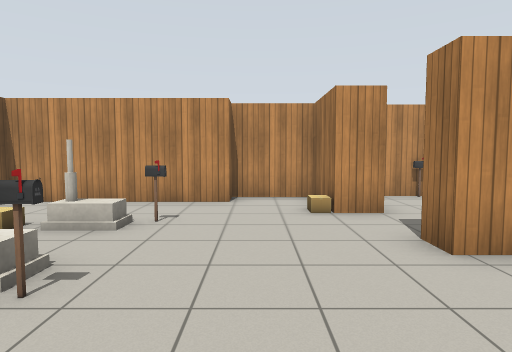
[1] (above)

17 first-person views from a walk through a world built for the Gazebo simulator. The camera is 1.2 m above the floor, tilts 4° down and sees 75° across. The lines on the ground mark 1 m squares. The floor is counted in squares, 1 m on a side. Each view is taken from the middle of a square. On the plan, view 1 faces up. The plan holds only what a view shows up to about 14 squares ahead; the rest is blank. Simple patterns stand in for the simulator's built-in surfaces. Some stock models are drawn as simple stand-ins.

[2]
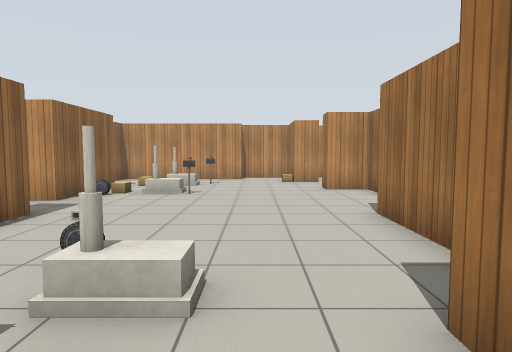

[3]
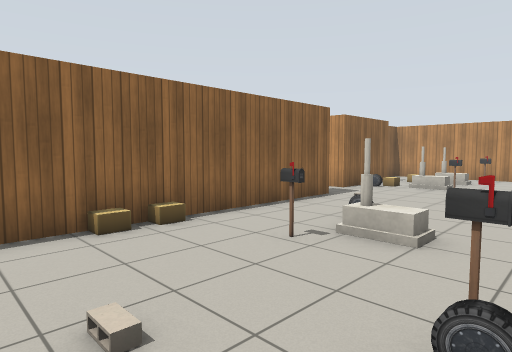

[4]
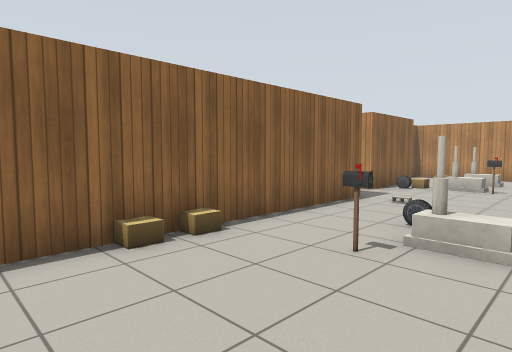

[5]
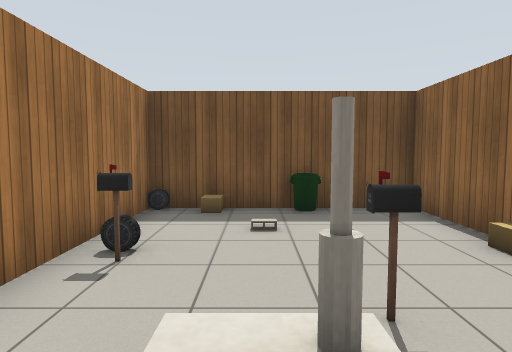

[6]
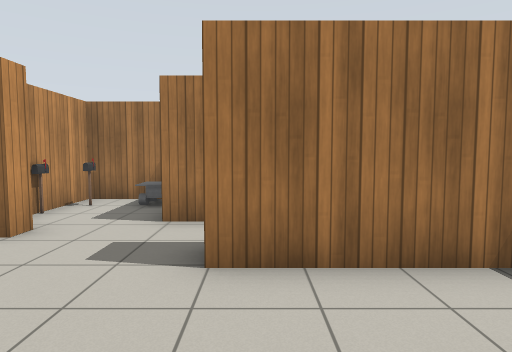

[7]
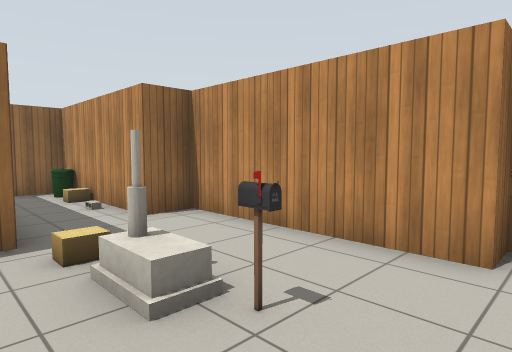

[8]
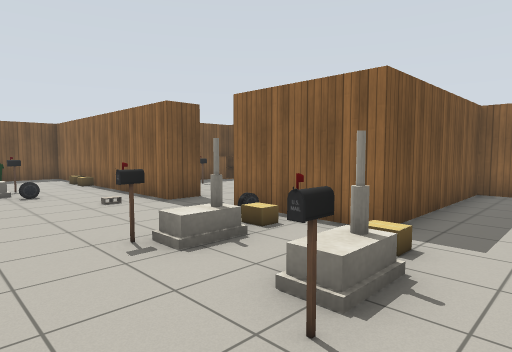

[9]
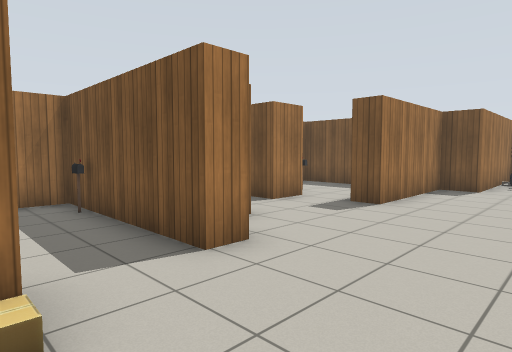

[10]
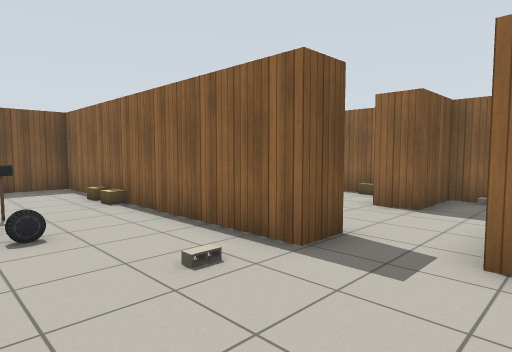

[11]
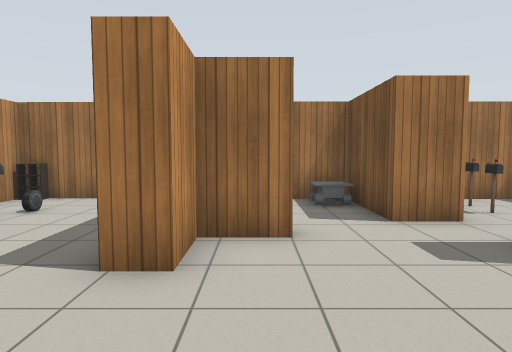

[12]
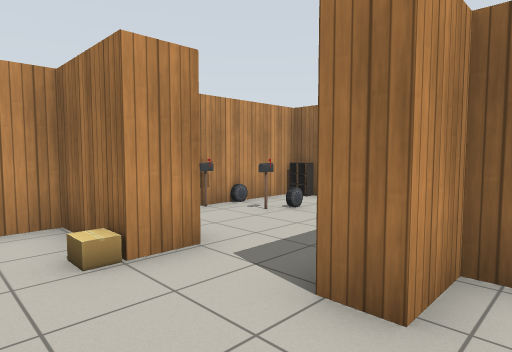

[13]
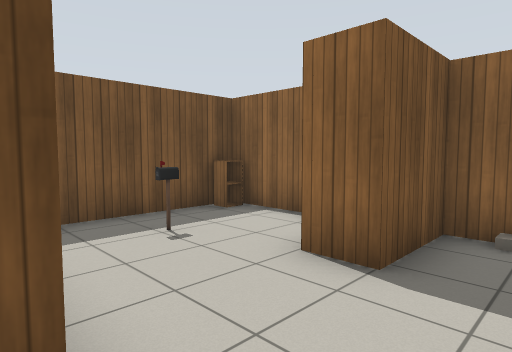

[14]
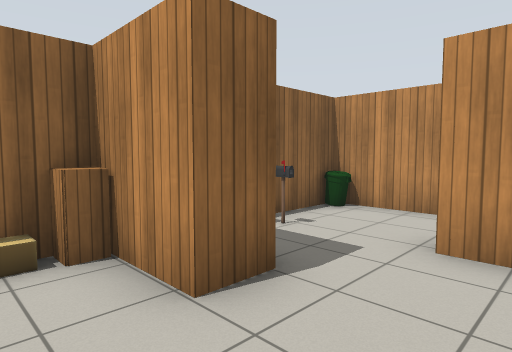

[15]
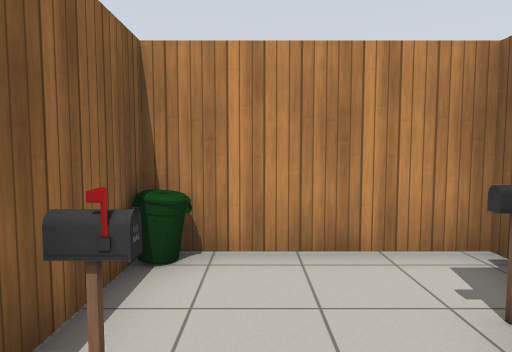

[16]
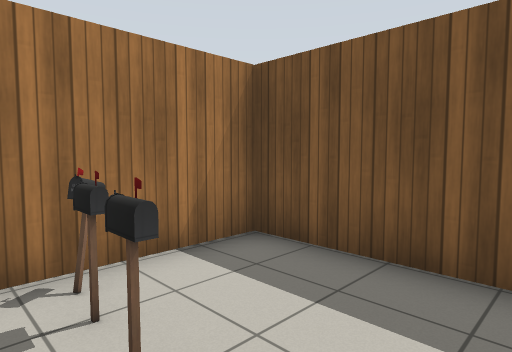

[17]
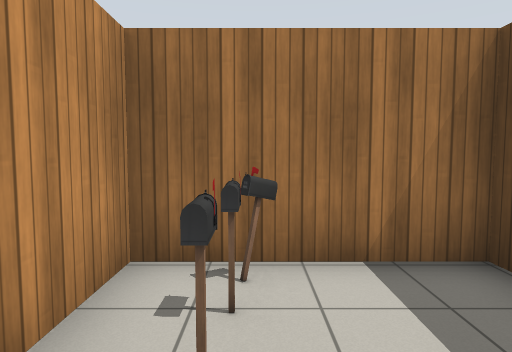

### Floor plan
Points are (right, up) in squares from view 1. A wall is a line through its corners. A room is listed if a view was taken in it or the views show most of it. See-through windows are left out.
Room 1 (views 1, 2, 3, 4, 5, 6, 7, 8, 9, 10, 11, 12, 13)
walls: (-5.5, -0.6) (-4.4, -0.6) (-4.4, -10.2) (-0.5, -10.2); (4.7, -0.6) (4.7, 0.6) (7.6, 0.6) (7.6, 3.4); (4.2, 2.5) (3.7, 2.5) (3.7, 4) (2.4, 4) (2.4, 4.6); (1.6, 6.6) (1.6, 8.9) (-0.6, 8.9) (-0.6, 8.1) (-6, 8.1) (-6, 7) (-8.5, 7); (1.3, -9.2) (1.3, -4.8) (2.4, -4.8) (2.4, -0.6) (3.3, -0.6); (-11.1, 7) (-11.1, 4.8) (-5, 4.8) (-5, 1.3) (-5.8, 1.3)
ways out: opening at (-5, 0.5) to room 2; opening at (4, -1) to room 3; opening at (2.5, 5.5) to room 4
objects: bin (-10, 7); cardboard box (-9, 7); cardboard box (-4, -7); cardboard box (-4, -6); car (-4, 2); cardboard box (-4, 3); cardboard box (-4, 5); cinder block (-3, -1); house (-3, 3); house (-3, 5) to (-2, 5); bin (-2, -10); postbox (-2, -5); car (-2, -3); postbox (-2, 3); postbox (-2, 6); cinder block (-1, -8); house (-1, -5) to (-1, -4); cardboard box (0, -10); car (1, -10); other object (1, -8); car (1, -7); postbox (1, -6); cardboard box (1, 7); postbox (6, 3); other object (7, 1); postbox (7, 3)
Room 2 (views 14, 15)
walls: (-9.5, -5.2) (-6.5, -5.2); (-10.4, 3.2) (-10.4, -0.6) (-8.3, -0.6) (-8.3, -1.5) (-10.4, -1.5) (-10.4, -4.2); (-6.1, 4) (-9.5, 4)
ways out: opening at (-5, 0.5) to room 1
objects: cabinet (-10, -5); cardboard box (-10, -3); cabinet (-10, -2); cinder block (-10, 0); bin (-10, 4); postbox (-8, -4); postbox (-7, 2)
Room 3 (views 16, 17)
walls: (4.4, -4.6) (7.6, -4.6) (7.6, -0.6) (5.6, -0.6)
ways out: opening at (4, -1) to room 1
objects: postbox (6, -2); postbox (7, -2)
Room 4 (no view inside)
walls: (2.6, 6.6) (1.6, 6.6); (7.6, 7.1) (7.6, 9.2); (7.4, 9.2) (5.4, 9.2); (2.4, 4.6) (7.6, 4.6) (7.6, 5.6)
ways out: opening at (2.5, 5.5) to room 1
objects: postbox (4, 9); postbox (5, 8); car (5, 9); postbox (6, 5); car (6, 8)

Positions as (right, up) in squares from view 1, and headings:
1: (0, 0), facing up
2: (0, -7), facing up
3: (1, -9), facing up-left
4: (0, -9), facing up-left
5: (-1, -3), facing down
6: (-1, -1), facing right
7: (0, 4), facing up-left
8: (0, 7), facing down-left
9: (-1, 7), facing down-right
10: (-1, 2), facing down-left
11: (-1, 3), facing right
12: (0, 3), facing up-right
13: (-5, 1), facing down-left
14: (-6, -3), facing up-left
15: (-9, 0), facing up
16: (4, -1), facing down-right
17: (4, -2), facing right
